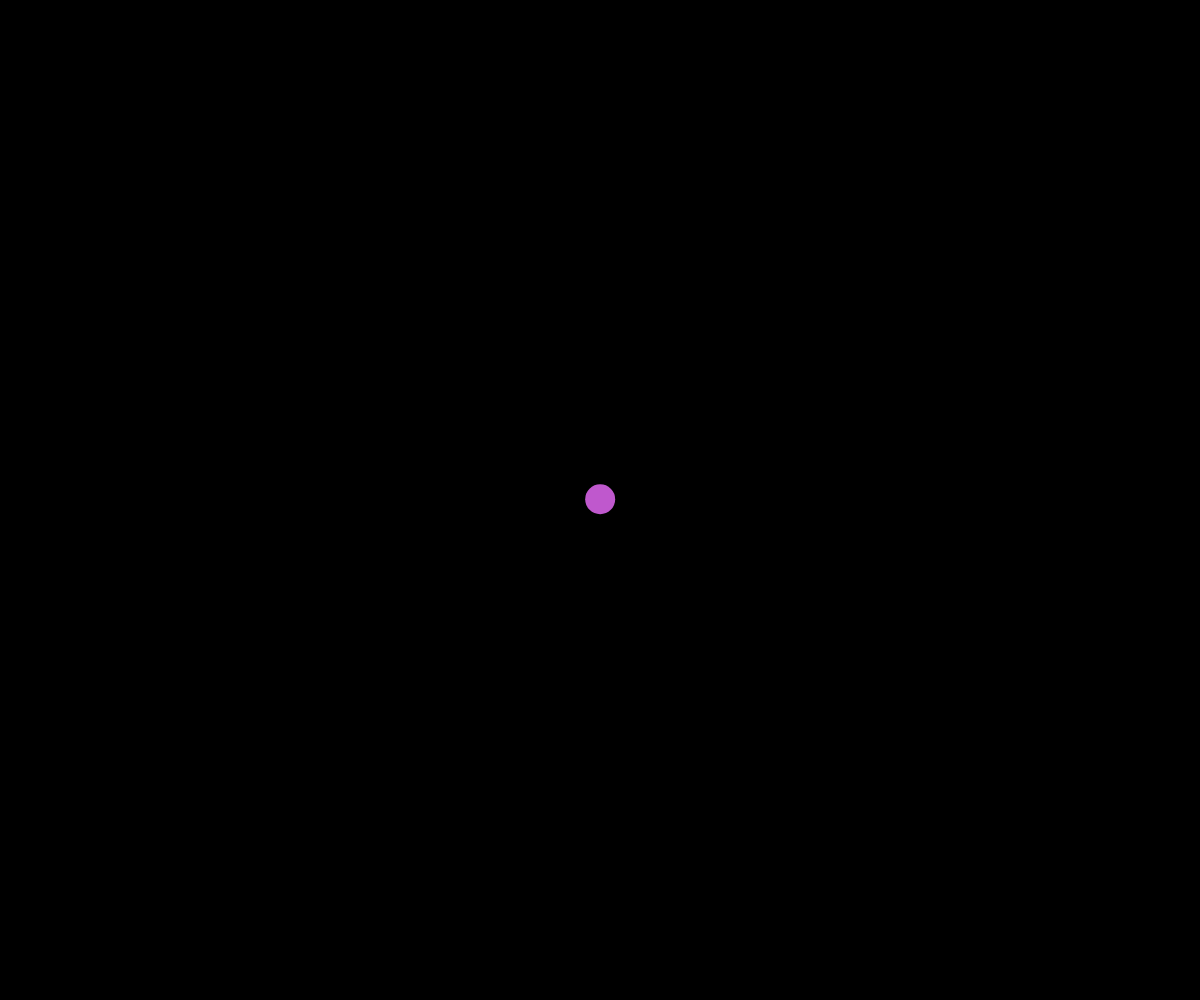
Frame 1 (no input)
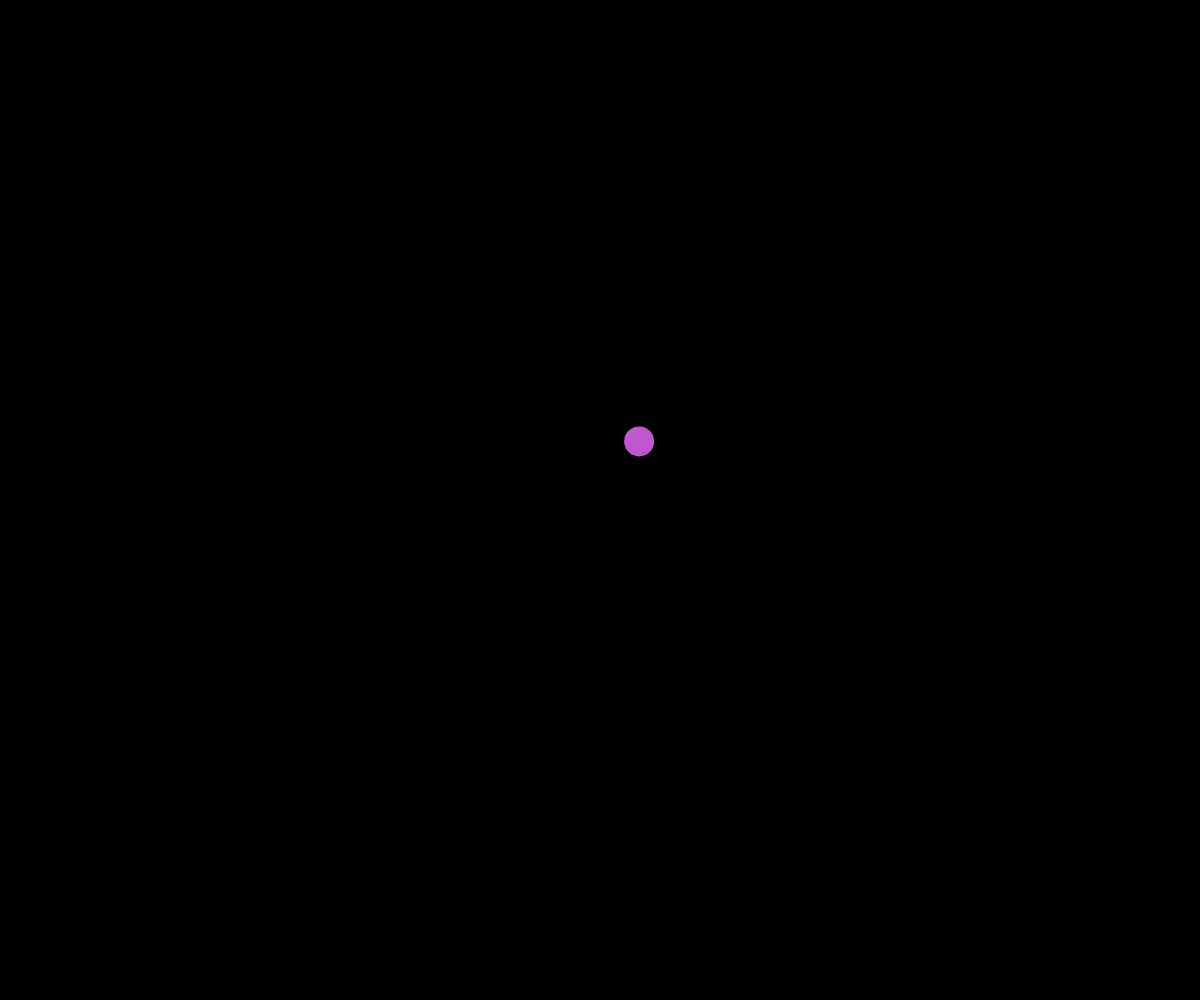
Frame 60 (no input)
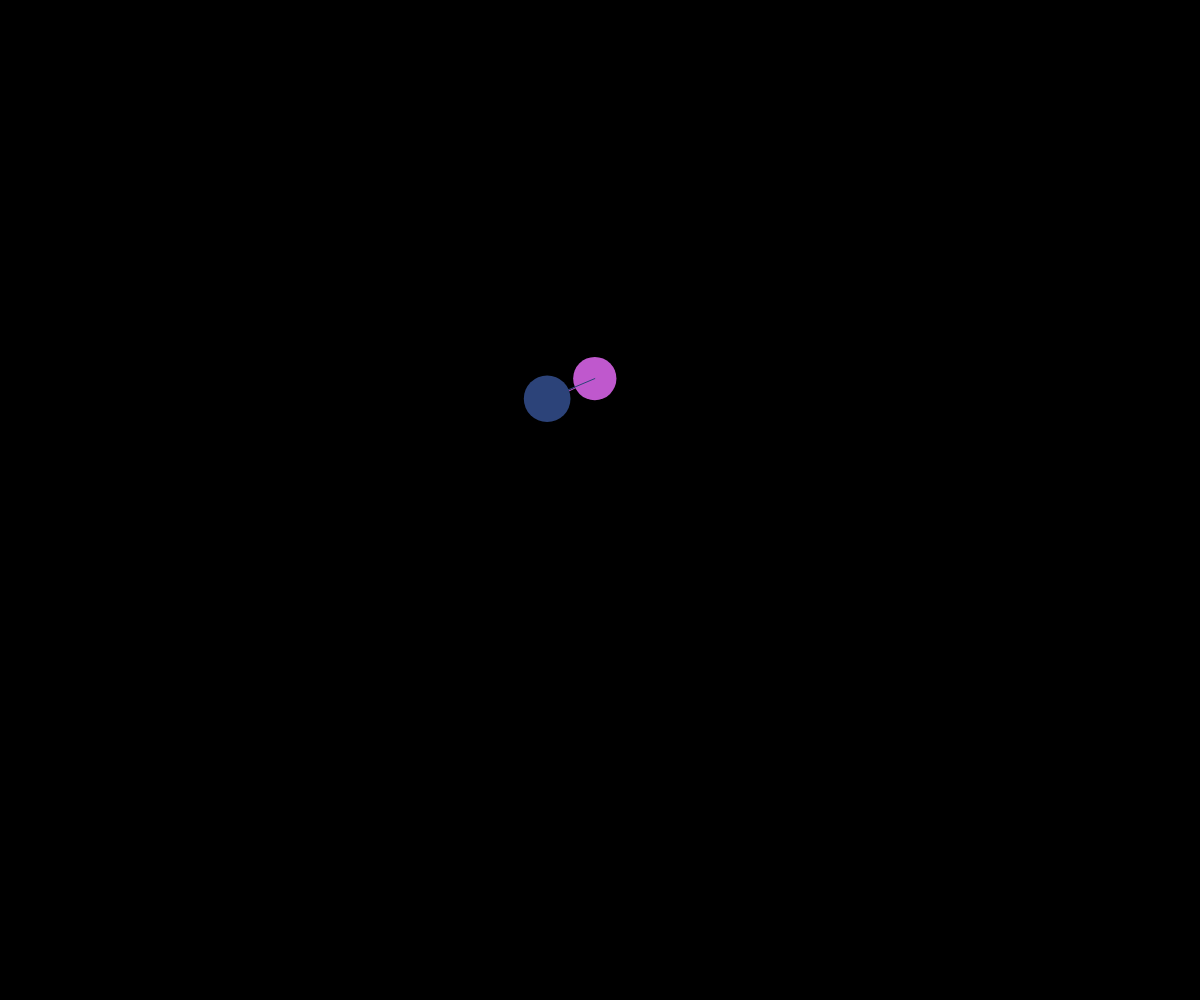
Frame 120 (the mouse pressed at the canvas centre since frame 60)

The p5.js sketch that drew these frames (run headless with seeded random() and noise() and a simulated clock; from frame 60 on, the mouse is pressed at the canvas centre):

// p5.js sketch
// ── sketch.js
// Connected Nodes OOP Demo
//
// 6/5/24

let points = [];

function setup() {
  createCanvas(windowWidth, windowHeight);
  let somePoint = new MovingPoint(width/2, height/2);
  points.push(somePoint);
}

function draw() {
  background(0);
  for (let point of points) {
    point.update();
    point.connectTo(points);
    point.display();
  }
}

class MovingPoint {
  constructor(x, y) {
    this.speed = 5;
    this.radius = 15;
    this.minRadius = 15;
    this.maxRadius = 50;
    this.reach = 150;
    this.x = x;
    this.y = y;
    this.xTime = random(0, 1000);
    this.yTime = random(0, 1000);
    this.deltaTime = 0.01;
    this.colour = color(random(255), random(255), random(255));
  }
  display() {
    noStroke();
    fill(this.colour);
    circle(this.x, this.y, this.radius*2);
  }

  update() {
    this.move();
    this.wrap();
    this.changeTheSizeOfTheCircleBasedOnTheMouseProximity();
  }

  connectTo(poinstArray) {
    for (let otherPoint of poinstArray) {
      //avoid drawing a line to pointself (oneself but point)
      if(this !== otherPoint) {
        let pointDistance = dist(this.x, this.y, otherPoint.x, otherPoint.y);
        if (pointDistance < this.reach) {
          stroke(this.colour);
          line(this.x, this.y, otherPoint.x, otherPoint.y);
        }
      }
    }
  }

  wrap() {
    //wrap around the screen if exited
    if (this.x < 0) {
      //you fell off (left)
      this.x += width;
    }
    else if (this.x > width) {
      //you fell off (right)
      this.x -= width;
    }
    else if (this.y < 0) {
      //you fell off (top)
      this.y += height;
    }
    else if (this.y > height) {
      //you fell off (bottom)
      this.y -= height;
    }
  }

  move() {
    //pick random direction of movement
    let dx = noise(this.xTime);
    let dy = noise(this.yTime);
   
    //scale the movement speed
    this.dx = map(dx, 0, 1, -this.speed, this.speed);
    this.dy = map(dy, 0, 1, -this.speed, this.speed);
 
    //move point
    this.x += this.dx;
    this.y += this.dy;
    
    //move on the graph
    this.xTime += this.deltaTime;
    this.yTime += this.deltaTime;
  }

  changeTheSizeOfTheCircleBasedOnTheMouseProximity() {
    let mouseDistance = dist(this.x, this.y, mouseX, mouseY);
    if (mouseDistance < this.reach) {
      let theSize = map(mouseDistance, 0, this.reach, this.maxRadius, this.minRadius);
      this.radius = theSize;
    }
    else {
      this.radius = this.minRadius;   
    }
  }
}

function mousePressed() {
  let somePoint = new MovingPoint(mouseX, mouseY);
  points.push(somePoint);
}
